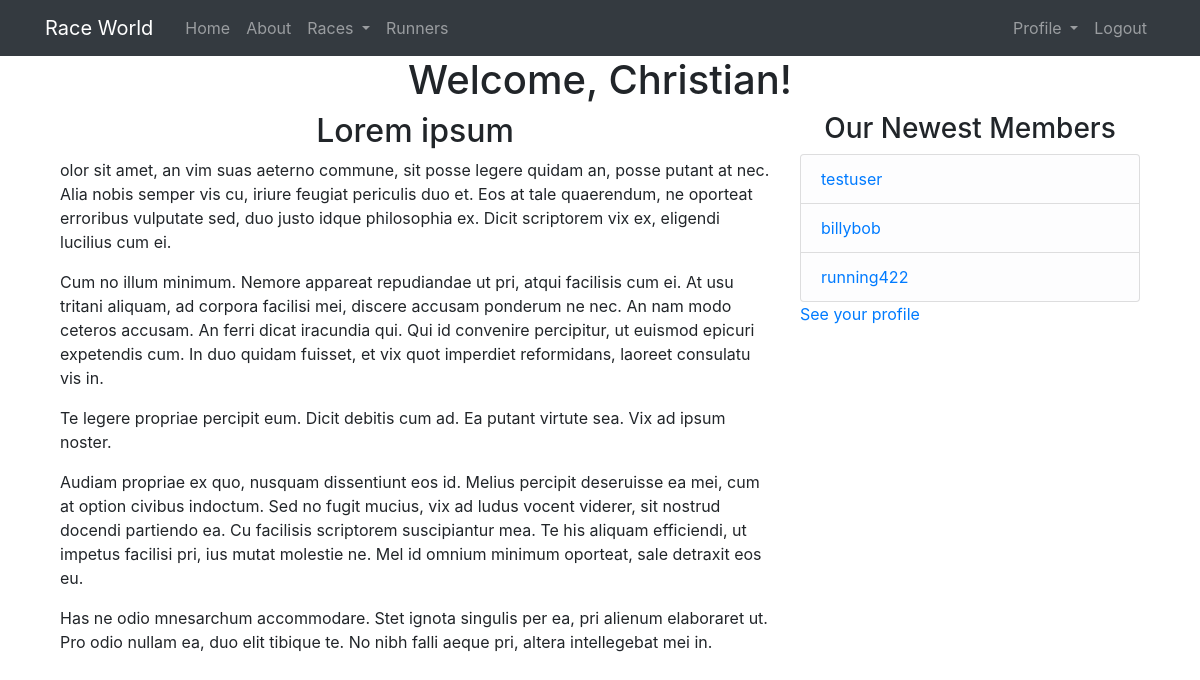
/runners (signed in), run on the app's committed database.
### raceworld/models.py (models this page shows, shortened)
class User(db.Model, UserMixin):
    id = db.Column(db.Integer, primary_key=True)
    username = db.Column(db.String(20), unique=True, nullable=False)
    first_name = db.Column(db.String(20), nullable=False)
    last_name = db.Column(db.String(20), nullable=False)
    email = db.Column(db.String(120), unique=True, nullable=False)
    password = db.Column(db.String(60), nullable=False)
    date_registered = db.Column(db.DateTime, nullable=False, default=datetime.utcnow)
    favorite_race = db.Column(db.String(30), nullable=False)
    racer = db.relationship('Races', secondary=participants, backref=db.backref('racers'))
    running_stats = db.relationship('RunningStatistics', backref='user', uselist=False, lazy=True)

### raceworld/routes.py (the view)
@app.route("/runners/")
@app.route("/runners")
def runners():
    users = User.query.order_by(User.date_registered.desc()).limit(5).all()
    return render_template("runners.html", users=users)

### raceworld/models.py (called while the page is built)
@login_manager.user_loader
def load_user(user_id):
    return User.query.get(int(user_id))

### raceworld/templates/runners.html
{% extends "layout.html" %}
{% block content  %}
    {% if current_user.is_authenticated %}
     <h1> Welcome, {{ current_user.first_name}}!</h1>
    {% else %}
     <h1> Welcome Runner!</h1>
    {% endif %}
    <main role="main" class="container">
      <div class="row">
        <div class="col-md-8">
          <h2>Lorem ipsum</h2>
          <p>olor sit amet, an vim suas aeterno commune, sit posse legere quidam an, posse putant at nec. Alia nobis semper vis cu, iriure feugiat periculis duo et.
            Eos at tale quaerendum, ne oporteat erroribus vulputate sed, duo justo idque philosophia ex. Dicit scriptorem vix ex, eligendi lucilius cum ei.</p>
          <p>Cum no illum minimum. Nemore appareat repudiandae ut pri, atqui facilisis cum ei. At usu tritani aliquam, ad corpora facilisi mei,
            discere accusam ponderum ne nec. An nam modo ceteros accusam. An ferri dicat iracundia qui. Qui id convenire percipitur, ut euismod epicuri expetendis cum.
            In duo quidam fuisset, et vix quot imperdiet reformidans, laoreet consulatu vis in.</p>
          <p>Te legere propriae percipit eum. Dicit debitis cum ad. Ea putant virtute sea. Vix ad ipsum noster.</p>
          <p>Audiam propriae ex quo, nusquam dissentiunt eos id. Melius percipit deseruisse ea mei, cum at option civibus indoctum.
            Sed no fugit mucius, vix ad ludus vocent viderer, sit nostrud docendi partiendo ea. Cu facilisis scriptorem suscipiantur mea.
            Te his aliquam efficiendi, ut impetus facilisi pri, ius mutat molestie ne. Mel id omnium minimum oporteat, sale detraxit eos eu.</p>
            <p>Has ne odio mnesarchum accommodare. Stet ignota singulis per ea, pri alienum elaboraret ut. Pro odio nullam ea, duo elit tibique te.
              No nibh falli aeque pri, altera intellegebat mei in.</p>
        </div>
        <div class="col-md-4">
          <div class="content-section">
            <h3>Our Newest Members</h3>
            <ul class="list-group">
              {% for runner in users %}
                <li class="list-group-item list-group-item-light">
                  <a href="{{ url_for('runner', username=runner.username) }}">{{ runner.username }}</a>
                </li>
              {% endfor %}
            </ul>
              {% if current_user.is_authenticated %}
              <p><a  href="{{ url_for('runner', username=current_user.username) }}">See your profile</a></p>
              {% else %}
                  <small>Want to register? <a href="{{ url_for('register') }}">Create account!</a> Registered? <a href="{{ url_for('login') }}">Login!</a></small>
              {% endif %}
          </div>
        </div>
    </div>
  </main>
{% endblock content %}

### raceworld/static/styles.css (style rules this page uses)
h1, h2, h3, h4, h5, h6 .center { text-align: center; }
h1 { text-align: center; }

### data on the page
User: first_name "Christian", username "testuser"
User: username "billybob"
User: username "running422"
